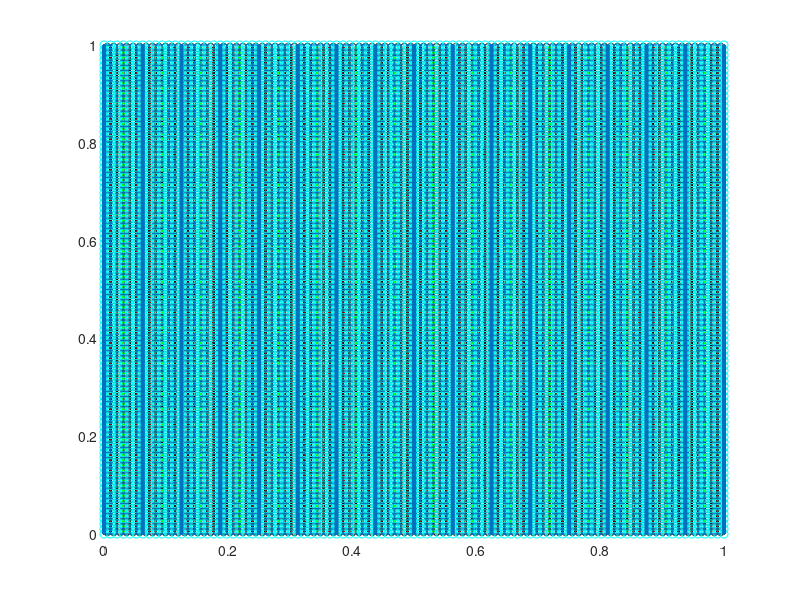

Write the MATLAB code that produced this figure.
% ----
% Grid testing for PPMDG Advection
% By: Devin Light
% ----

nx = 96;
ny = 96;

% X-grid
% ---
num_elem = nx/6;
elemdx = 1.0/num_elem;
ecent = zeros(1,num_elem);

% Nodal locations in [-1,1]
node4 = [-1.0, -0.654653670707978,0.0, 0.654653670707977,1.0];

ecent(1) = 0.5*elemdx;

 for i = 2:num_elem
   ecent(i)=ecent(i-1)+elemdx;
 end

 x = zeros(1,nx);
 for i = 0:num_elem-1
    x(1+i*5:1+i*5+4) = ecent(i+1)+0.5*elemdx*node4(1:5); 
 end

 xf = zeros(1,nx+1);
 xf(1) = 0.0;
 xf(nx+1) = 1.0;
 for i = 1:nx-1
    xf(i+1) = x(i) + 0.5d0*(x(i+1)-x(i));
 end

 dx = zeros(1,nx);
 for i = 2:nx+1
    dx(i) = xf(i)-xf(i-1);
 end
 
 % Y-grid
 % ---
 
 dy = 1.0/ny;
 
 yf = zeros(1,ny+1);
 y = zeros(1,ny);
 
 yf(1) = 0.0;
 
for i = 1:ny
    yf(i+1) = yf(i) + dy;
    y(i) = 0.5*(yf(i+1)+yf(i));
end

% Even spaced X-grid
% ---
 
xe = zeros(1,nx);
dxe = 1.0/nx;

xe(1) = dxe/2;
for i = 1:nx-1
    xe(i+1) = xe(i)+dxe;
end
xef = zeros(1,nx+1);
xef(1) = 0.0;
for i = 1:nx
    xef(i+1)= xef(i)+ dxe;
end

 [X,Y] = meshgrid(x,y);
 [XF,YF] = meshgrid(xf,yf);
 [XE,YE] = meshgrid(xe,y);
 [ECENT,Y2] = meshgrid(ecent,y);
 [XEF,YEF] = meshgrid(xef,yf);
 hold on
 plot(X,Y,'r.')
 %plot(XF,YF,'rx')
 plot(XE,YE,'ko')
 plot(ECENT,Y2,'g.')
 plot(XEF,YEF,'co')
 for i = 1:ny+1
    line([0 1],[yf(i) yf(i)],'Marker','.','LineStyle','--')
 end
 for i = 1:nx+1
     line([xef(i) xef(i)],[0 1],'Marker','.','LineStyle','--')
 end
 line([ecent(1)-elemdx/2 ecent(1)-elemdx/2],[0 1],'LineWidth',3)
 for i = 1:num_elem
     line([ecent(i)+elemdx/2 ecent(i)+elemdx/2],[0 1],'LineWidth',3)
 end
 hold off
 xlim([0,1])
 ylim([0,1])
 